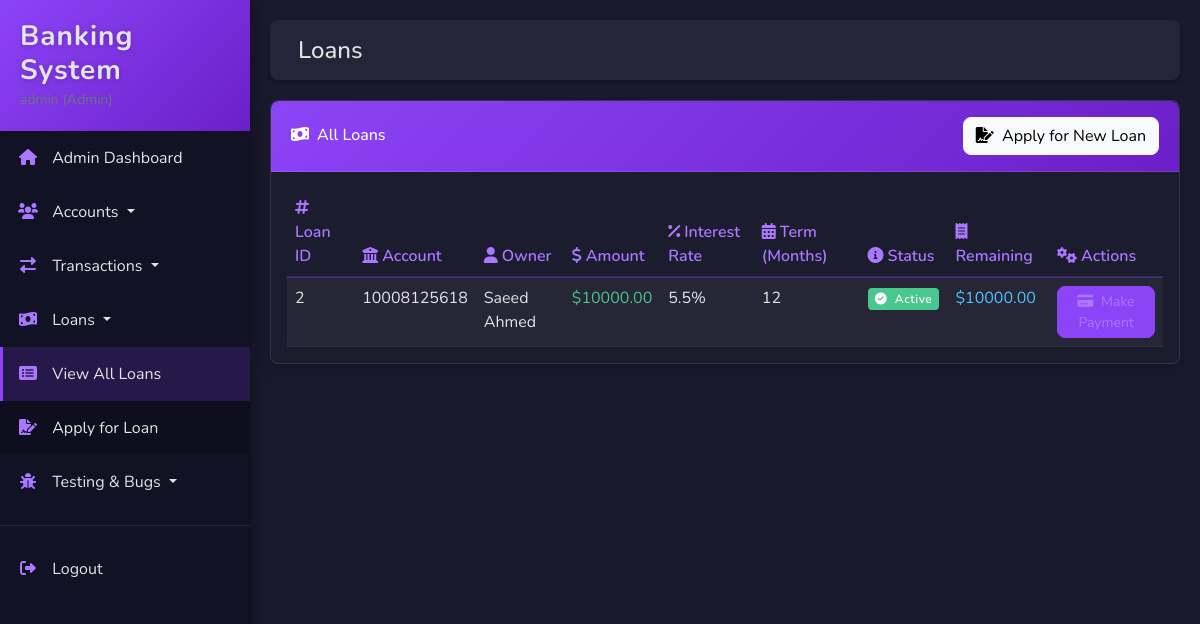
The page /loans (signed in) on the database its author committed.
### tables this page shows
CREATE TABLE accounts (
                    account_id INTEGER PRIMARY KEY AUTOINCREMENT,
                    account_number TEXT UNIQUE NOT NULL,
                    owner_name TEXT NOT NULL,
                    account_type TEXT NOT NULL,
                    email TEXT,
                    phone_number TEXT,
                    balance REAL NOT NULL DEFAULT 0.0,
                    created_at TIMESTAMP NOT NULL,
                    updated_at TIMESTAMP NOT NULL
                );

CREATE TABLE loans (
                    loan_id INTEGER PRIMARY KEY AUTOINCREMENT,
                    account_id INTEGER NOT NULL,
                    loan_amount REAL NOT NULL,
                    interest_rate REAL NOT NULL,
                    term_months INTEGER NOT NULL,
                    remaining_amount REAL NOT NULL,
                    status TEXT NOT NULL,
                    application_date TIMESTAMP NOT NULL,
                    start_date TIMESTAMP,
                    end_date TIMESTAMP,
                    last_payment_date TIMESTAMP,
                    FOREIGN KEY (account_id) REFERENCES accounts(account_id) ON DELETE CASCADE
                );

### web/app.py (the view, shortened to what this page needs)
@app.route('/loans')
@login_required
def loans():
    user = user_manager.get_user_by_id(session['user_id'])
    if user['user_type'] == 'admin':
        all_accounts = account_manager.get_all_accounts()
        account_loans = []
        for account in all_accounts:
            loans = loan_manager.get_account_loans(account['account_id'])
            for loan in loans:
                loan_data = dict(loan)
                loan_data['account_number'] = account['account_number']
                loan_data['owner_name'] = account['owner_name']
                for date_field in ['application_date', 'start_date', 'end_date', 'last_payment_date']:
                    if date_field in loan_data and loan_data[date_field]:
                        loan_data[date_field] = format_date(loan_data[date_field])
                account_loans.append(loan_data)
    return render_template('loans.html', loans=account_loans, user=user)

### web/templates/loans.html (shortened to what this page needs)
{% extends 'base.html' %}
{% block page_title %}Loans{% endblock %}
{% block content %}
<div class="row">
    <div class="col-md-12" style="animation: fadeIn 0.6s;">
        <div class="card shadow mb-4 glass">
            <div class="card-header py-3 d-flex flex-row align-items-center justify-content-between" style="background: linear-gradient(135deg, var(--primary) 0%, var(--primary-dark) 100%);">
                <h6 class="m-0 font-weight-bold text-white">
                    <i class="fas fa-money-bill-wave me-2"></i>All Loans
                </h6>
                <a href="{{ url_for('apply_for_loan') }}" class="btn btn-light">
                    <i class="fas fa-file-signature me-1"></i> Apply for New Loan
                </a>
            </div>
            <div class="card-body">
                {% if loans %}
                    <div class="table-responsive" style="animation: fadeInUp 0.7s;">
                        <table class="table table-striped table-hover">
                            <thead>
                                <tr>
                                    <th><i class="fas fa-hashtag me-1"></i>Loan ID</th>
                                    <th><i class="fas fa-university me-1"></i>Account</th>
                                    <th><i class="fas fa-user me-1"></i>Owner</th>
                                    <th><i class="fas fa-dollar-sign me-1"></i>Amount</th>
                                    <th><i class="fas fa-percentage me-1"></i>Interest Rate</th>
                                    <th><i class="fas fa-calendar-alt me-1"></i>Term (Months)</th>
                                    <th><i class="fas fa-info-circle me-1"></i>Status</th>
                                    <th><i class="fas fa-receipt me-1"></i>Remaining</th>
                                    <th><i class="fas fa-cogs me-1"></i>Actions</th>
                                </tr>
                            </thead>                            <tbody class="text-light">
                                {% for loan in loans %}
                                    <tr>
                                        <td>{{ loan.loan_id }}</td>
                                        <td>{{ loan.account_number }}</td>
                                        <td>{{ loan.owner_name }}</td>
                                        <td class="text-success">${{ "%.2f"|format(loan.loan_amount) }}</td>
                                        <td>{{ loan.interest_rate }}%</td>
                                        <td>{{ loan.term_months }}</td>
                                        <td>
                                            {% if loan.status == 'pending' %}
                                                <span class="badge bg-warning text-dark">
                                                    <i class="fas fa-hourglass-half me-1"></i> Pending
                                                </span>
                                            {% elif loan.status == 'active' %}
                                                <span class="badge bg-success">
                                                    <i class="fas fa-check-circle me-1"></i> Active
                                                </span>
                                            {% elif loan.status == 'paid' %}
                                                <span class="badge bg-info">
                                                    <i class="fas fa-check-double me-1"></i> Paid
                                                </span>
                                            {% elif loan.status == 'rejected' %}
                                                <span class="badge bg-danger">
                                                    <i class="fas fa-times-circle me-1"></i> Rejected
                                                </span>
                                            {% else %}
                                                <span class="badge bg-secondary">
                                                    <i class="fas fa-question-circle me-1"></i> {{ loan.status|title }}
                                                </span>
                                            {% endif %}
                                        </td>
                                        <td>
                                            {% if loan.remaining_amount %}
                                                <span class="text-info">${{ "%.2f"|format(loan.remaining_amount) }}</span>
                                            {% else %}
                                                <span class="text-muted">N/A</span>
                                            {% endif %}
                                        </td>                                        <td>
                                            {% if loan.status == 'pending' and user.user_type == 'admin' %}
                                                <div class="btn-group" role="group">
                                                    <form action="{{ url_for('approve_loan', loan_id=loan.loan_id) }}" method="post" class="me-1">
                                                        <button type="submit" class="btn btn-sm btn-success">
                                                            <i class="fas fa-check me-1"></i> Approve
                                                        </button>
                                                    </form>
                                                    <form action="{{ url_for('reject_loan', loan_id=loan.loan_id) }}" method="post">
                                                        <button type="submit" class="btn btn-sm btn-danger">
                                                            <i class="fas fa-times me-1"></i> Reject
                                                        </button>
                                                    </form>
                                                </div>
                                            {% elif loan.status == 'pending' %}
                                                <span class="badge bg-warning text-dark">
                                                    <i class="fas fa-hourglass-half me-1"></i> Awaiting Approval
                                                </span>
                                            {% elif loan.status == 'active' %}
                                                <a href="{{ url_for('make_payment', loan_id=loan.loan_id) }}" class="btn btn-sm btn-primary">
                                                    <i class="fas fa-credit-card me-1"></i> Make Payment
                                                </a>
                                            {% else %}
                                                <span class="text-muted">-</span>
                                            {% endif %}
                                        </td>
                                    </tr>
                                {% endfor %}
                            </tbody>
                        </table>
                    </div>
                {% else %}
                    <div class="alert alert-info glass" style="animation: fadeInUp 0.7s;">
                        <i class="fas fa-info-circle me-2"></i> No loans found. Click the button above to apply for a new loan.
                    </div>
                {% endif %}
            </div>
        </div>
    </div>
</div>
{% endblock %}

### web/templates/base.html (shortened to what this page needs)
<!DOCTYPE html>
<html lang="en">
<head>    <meta charset="UTF-8">
    <link href="https://cdn.jsdelivr.net/npm/bootstrap@5.1.3/dist/css/bootstrap.min.css" rel="stylesheet">
    <link rel="stylesheet" href="https://cdnjs.cloudflare.com/ajax/libs/font-awesome/6.0.0/css/all.min.css">
    <link rel="stylesheet" href="https://cdnjs.cloudflare.com/ajax/libs/animate.css/4.1.1/animate.min.css">
</head>
<body>
    <nav class="sidebar">
        <div class="sidebar-header">
            <h3>Banking System</h3>
            {% if session.username %}
                <small class="text-muted">{{ session.username }} ({{ session.user_type|title }})</small>
            {% endif %}
        </div>
        <ul class="list-unstyled components">
            {% if session.user_type == 'admin' %}
                <li class="{% if request.path == url_for('index') %}active{% endif %}">
                    <a href="{{ url_for('index') }}" class="sidebar-link">
                        <i class="fas fa-home"></i> Admin Dashboard
                    </a>
                </li>
                <li>
                    <a href="#accountsSubmenu" data-bs-toggle="collapse" aria-expanded="false" class="sidebar-link dropdown-toggle">
                        <i class="fas fa-users"></i> Accounts
                    </a>
                </li>
                <li>
                    <a href="#transactionsSubmenu" data-bs-toggle="collapse" aria-expanded="false" class="sidebar-link dropdown-toggle">
                        <i class="fas fa-exchange-alt"></i> Transactions
                    </a>
                </li>
                <li>
                    <a href="#loansSubmenu" data-bs-toggle="collapse" aria-expanded="false" class="sidebar-link dropdown-toggle">
                        <i class="fas fa-money-bill-wave"></i> Loans
                    </a>
                    <ul class="collapse list-unstyled {% if 'loan' in request.path %}show{% endif %}" id="loansSubmenu">
                        <li>
                            <a href="{{ url_for('loans') }}" class="sidebar-link">
                                <i class="fas fa-list-alt"></i> View All Loans
                            </a>
                        </li>
                        <li>
                            <a href="{{ url_for('apply_for_loan') }}" class="sidebar-link">
                                <i class="fas fa-file-signature"></i> Apply for Loan
                            </a>
                        </li>
                    </ul>
                </li>
                <li>
                    <a href="#bugsSubmenu" data-bs-toggle="collapse" aria-expanded="false" class="sidebar-link dropdown-toggle">
                        <i class="fas fa-bug"></i> Testing & Bugs
                    </a>
                </li>
            {% endif %}
            {% if session.username %}
            <li class="mt-3 pt-3" style="border-top: 1px solid var(--light-dark);">
                <a href="{{ url_for('logout') }}" class="sidebar-link">
                    <i class="fas fa-sign-out-alt"></i> Logout
                </a>
            </li>
            {% endif %}
        </ul>
    </nav>
    <div class="main-content">
        <div class="topbar">
            <h4 class="mb-0 ms-2">{% block page_title %}Banking System{% endblock %}</h4>
        </div>
        {% block content %}{% endblock %}
    </div>
</body>
</html>

### rows shown on the page
accounts: account_number "10008125618", owner_name "Saeed Ahmed"
loans: loan_amount "10000.00", interest_rate "5.5", status "active" (drawn), remaining_amount "10000.00"

### other values the page prints
{{ session.username }} "admin"
{{ session.user_type|title }} "Admin"
{{ loan.loan_id }} "2"
{{ loan.term_months }} "12"
